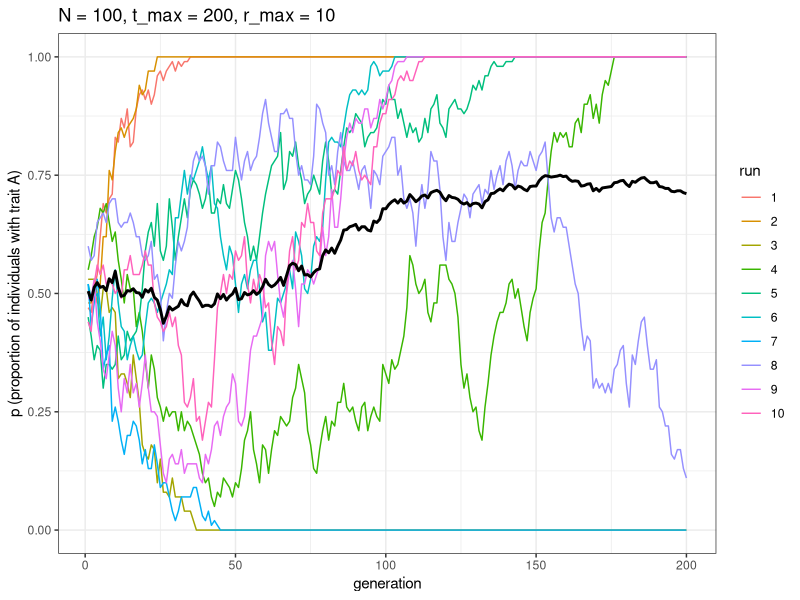
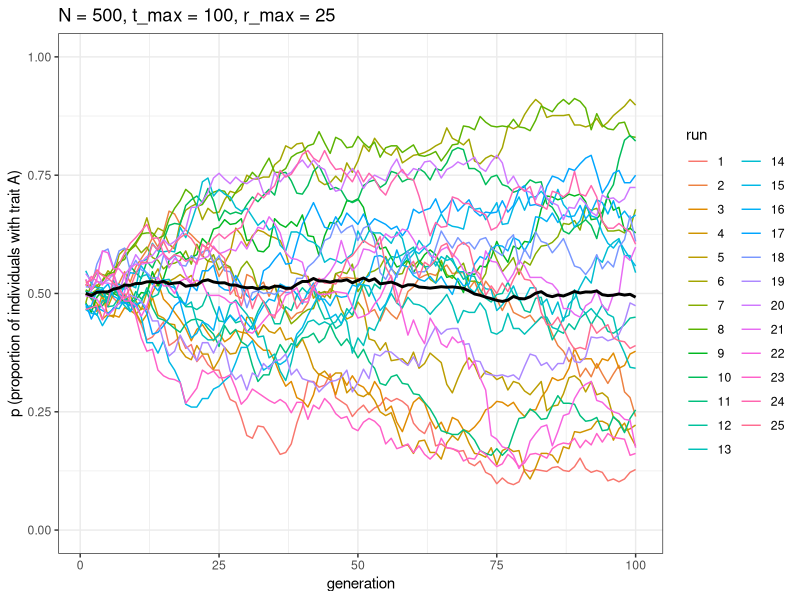
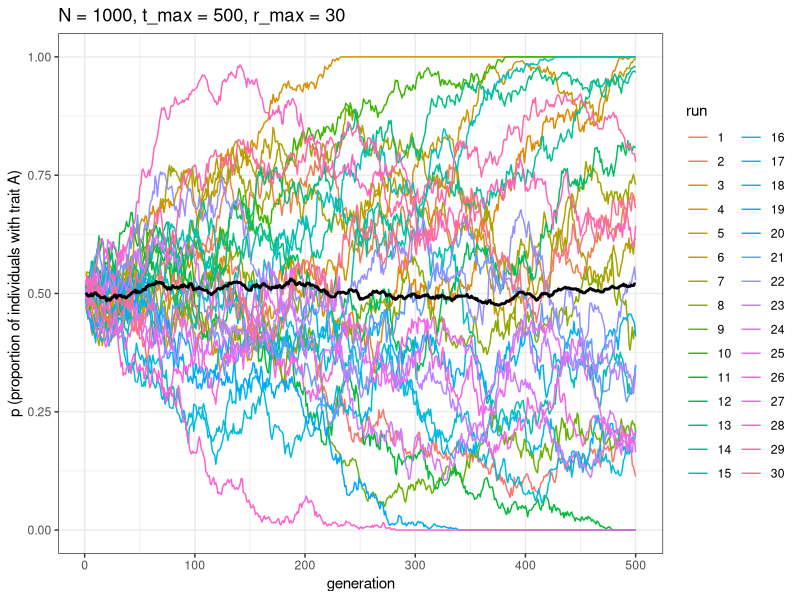
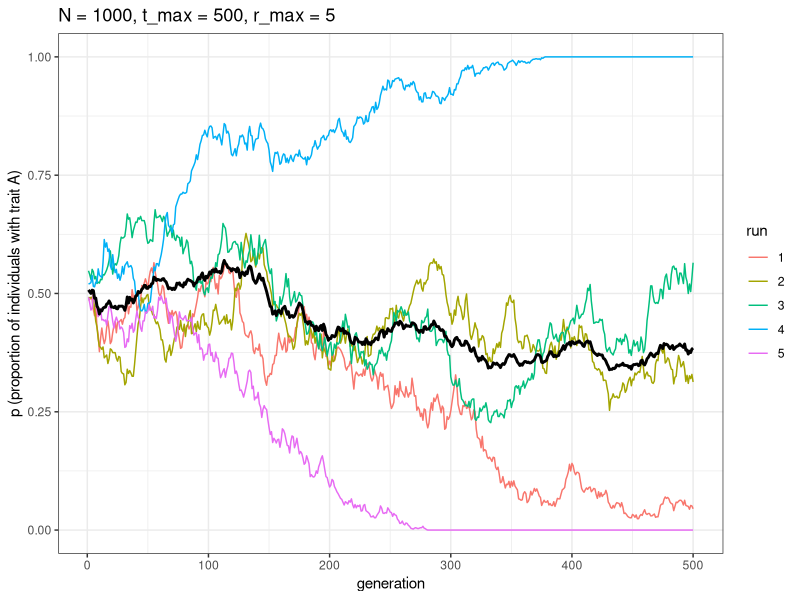
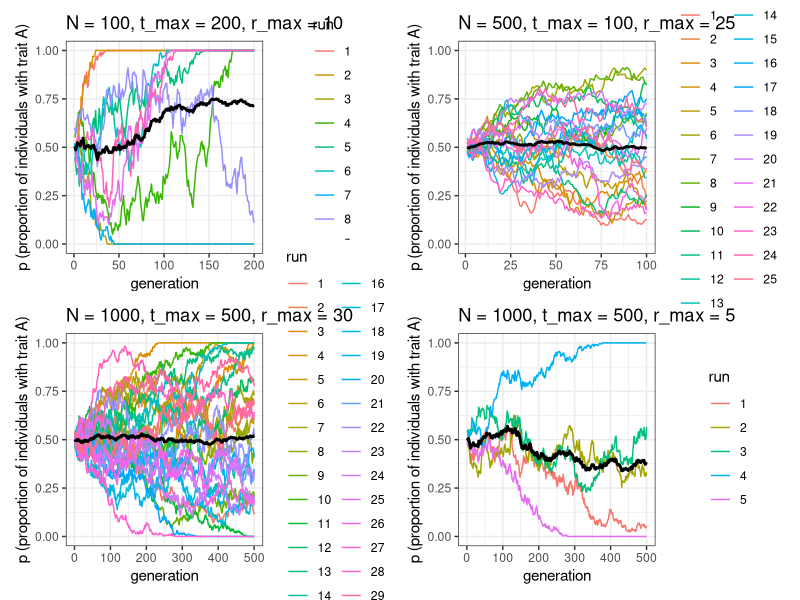

The R script that drew these images, in order:
######
# Git test for group made my Morgan 2-1-2021

######

library(tidyverse); library(patchwork)

#####################################################################################


##### unnbiased model 2 from CH1


### run multiple simulations and plot their results
# Scaling up

### a new function to run multipe sims at once
unbiased_transmission_2 <- function(N, t_max, r_max) {
  output <- tibble(generation = rep(1:t_max, r_max), 
                   p = as.numeric(rep(NA, t_max * r_max)), 
                   run = as.factor(rep(1:r_max, each = t_max))) 
  # For each run
  for (r in 1:r_max) { 
    # Create first generation
    population <- tibble(trait = sample(c("A", "B"), N, replace = TRUE))
    
    # Add first generation's p for run r
    output[output$generation == 1 & output$run == r, ]$p <-
      sum(population$trait == "A") / N 
    
    # For each generation
    for (t in 2:t_max) {
      # Copy individuals to previous_population tibble
      previous_population <- population 
      
      # Randomly copy from previous generation
      population <- tibble(trait = sample(previous_population$trait, N, replace = TRUE))
      
      # Get p and put it into output slot for this generation t and run r
      output[output$generation == t & output$run == r, ]$p <- 
        sum(population$trait == "A") / N 
    }
  }
  # Export data from function
  output 
}
### quick plotting function for multiple runs

plot_multiple_runs <- function(data_model) {
  ggplot(data = data_model, aes(y = p, x = generation)) +
    geom_line(aes(colour = run)) +
    stat_summary(fun = mean, geom = "line", size = 1) +
    ylim(c(0, 1)) +
    theme_bw() +
    labs(y = "p (proportion of individuals with trait A)")
}

### everyone add a different version with different N, t_max with 10 runs and plot it

morgan_run <- unbiased_transmission_2(N = 100, t_max = 200, r_max = 10)
morgan_plot <- plot_multiple_runs(morgan_run) + ggtitle("N = 100, t_max = 200, r_max = 10")
morgan_plot

### add your own below
benny_run <- unbiased_transmission_2(N = 500, t_max = 100, r_max = 25)
benny_plot <- plot_multiple_runs(benny_run) + ggtitle("N = 500, t_max = 100, r_max = 25")
benny_plot 

#look ma I did it!
claire_run <- unbiased_transmission_2(N = 1000, t_max = 500, r_max = 30)
claire_plot <- plot_multiple_runs(claire_run) + ggtitle("N = 1000, t_max = 500, r_max = 30")
claire_plot 

claire_run2 <- unbiased_transmission_2(N = 1000, t_max = 500, r_max = 5)
claire_plot2 <- plot_multiple_runs(claire_run2) + ggtitle("N = 1000, t_max = 500, r_max = 5")
claire_plot2 

### spot for ryan



### group plot
group_plot <- morgan_plot + benny_plot + claire_plot + claire_plot2
group_plot
